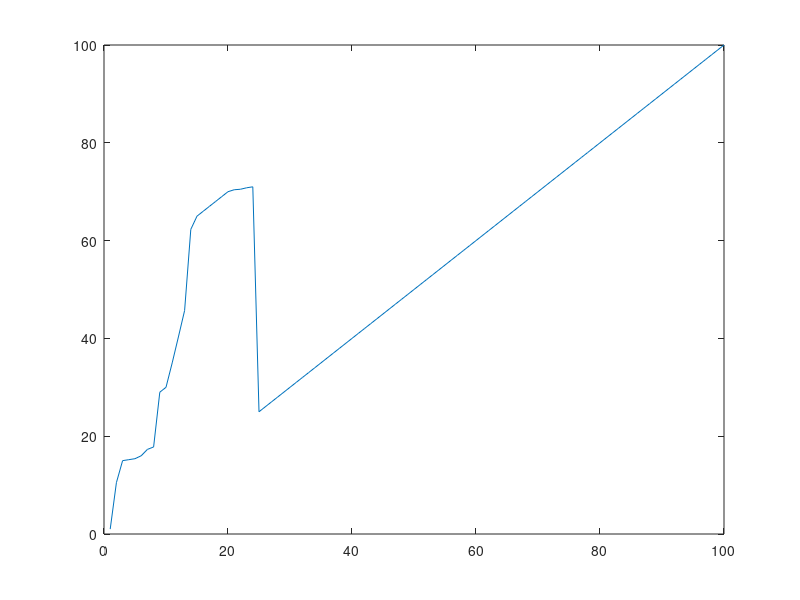

Write MATLAB code to recreate this figure.
X = [1:100];
Y = [1,10.5,15,15.2,15.4,16,17.3,17.8,29,30,...
    35,40.3,45.7,62.3,65,66,67,68,69,70,...
    70.4,70.5,70.8,71,25,26,27,28,29,30,...
    31,32,33,34,35,36,37,38,39,40,...
    41,42,43,44,45,46,47,48,49,...
    50,51,52,53,54,55,56,57,58,59,60,...
    61,62,63,64,65,66,67,68,69,70,...
    71,72,73,74,75,76,77,78,79,80,...
    81,82,83,84,85,86,87,88,89,90,...
    91,92,93,94,95,96,97,98,99,100];
Z = [1,10.5,15,15.2,15.4,16,17.3,17.8,29,30,...
    35,40.3,45.7,62.3,65,66,67,68,69,70,...
    21,22,23,24,25,26,27,28,29,30,...
    31,32,33,34,35,36,37,38,39,40,...
    41,42,43,44,45,46,47,48,49,...
    50,51,52,53,54,55,56,57,58,59,60,...
    61,62,63,64,65,66,67,68,69,70,...
    71,72,73,74,75,76,77,78,79,80,...
    81,82,83,84,85,86,87,88,89,90,...
    91,92,93,94,95,96,97,98,99,100];

plot(X,Y,'-');
